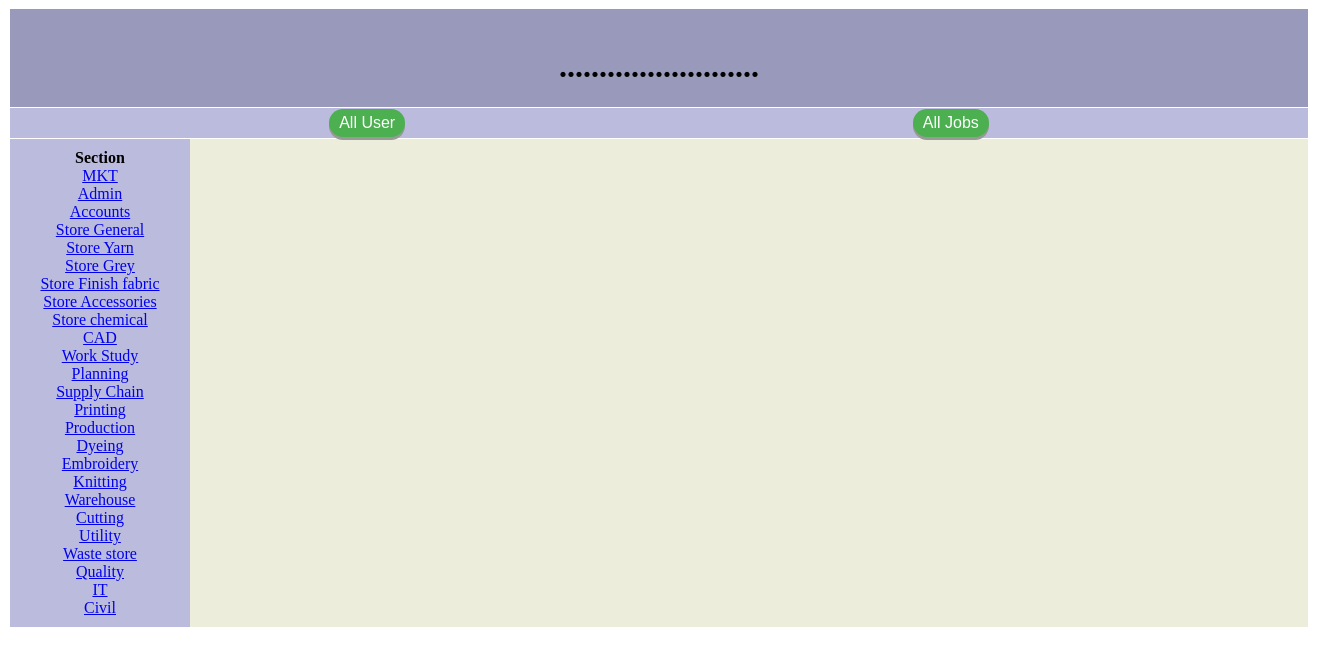
The page /include/header.php on the database its author committed.
### tables this page shows
CREATE TABLE `section` (
  `section_id` int(5) NOT NULL auto_increment,
  `section_name` varchar(30) NOT NULL,
  PRIMARY KEY  (`section_id`)
);

### include/header.php (the view, shortened to what this page needs)
<html>
<head>
	<link rel="stylesheet" href="style/style.css">
</head>
<body bgcolor=white>
<table align=center width=1300 border=0 cellpadding=0 cellspacing=1>
	<tr bgcolor=#9999BB>
		<td><br><h1><center>.........................</center></h1></td>
	</tr>
	<tr bgcolor=#BBBBDD>
		<td align=center>
			<table width=90% cellpadding=0 cellspacing=1 border=0>
				<tr align=center>
					<td><a href="index.php"><button class="button">All User</button></a></td>
					<td><a href="alljob.php"><button class="button">All Jobs</button></a></td>
					</tr>
			</table>
		</td>
	</tr>
	<tr>
		<td>
			<table width=100% height=400 border=0 cellpadding=10 cellspacing=0>
			<tr valign=top>
				<td width=160 bgcolor=#BBBBDD>
				<center>
						<b>Section</b><br>
						<?php
							$link = connect_db();
							$sql = "SELECT *FROM section";
							$result = mysql_query($sql, $link);
							while($row = mysql_fetch_array($result))
							{
								echo "<a href='secuser.php?sec_id=$row[section_id]'>$row[section_name]</a><br>";
							}
						?>
				</center>
				<td bgcolor=#EDEDDC>

### include/header.php (style rules this page uses)
.button { padding: 5px 10px; font-size: 16px; text-align: center; cursor: pointer; outline: none; color: #fff; background-color: #4CAF50; border: none; border-radius: 15px; box-shadow: 0 3px #999; }

### rows shown on the page
section: section_name "MKT"
section: section_name "Admin"
section: section_name "Accounts"
section: section_name "Store General"
section: section_name "Store Yarn"
section: section_name "Store Grey"
section: section_name "Store Finish fabric"
section: section_name "Store Accessories"
section: section_name "Store chemical"
section: section_name "CAD"
section: section_name "Work Study"
section: section_name "Planning"
section: section_name "Supply Chain"
section: section_name "Printing"
section: section_name "Production"
section: section_name "Dyeing"
section: section_name "Embroidery"
section: section_name "Knitting"
section: section_name "Warehouse"
section: section_name "Cutting"
section: section_name "Utility"
section: section_name "Waste store"
section: section_name "Quality"
section: section_name "IT"
section: section_name "Civil"
